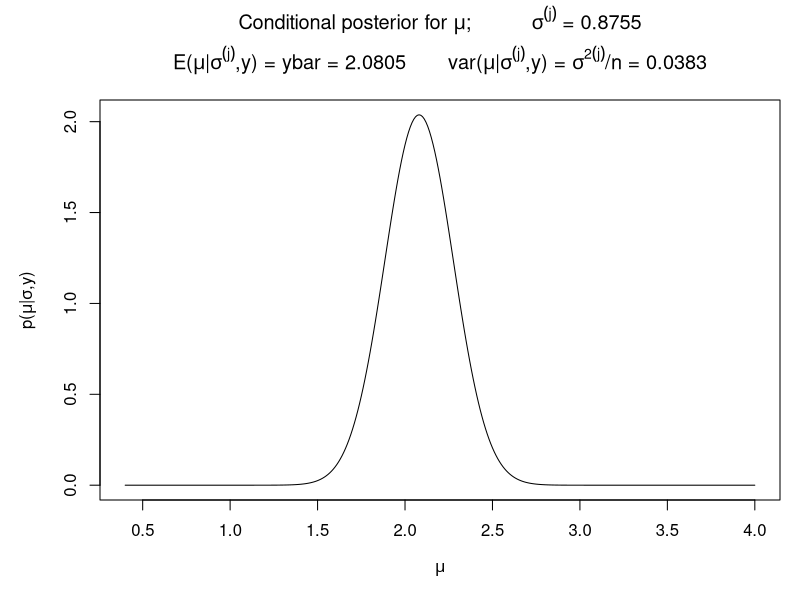
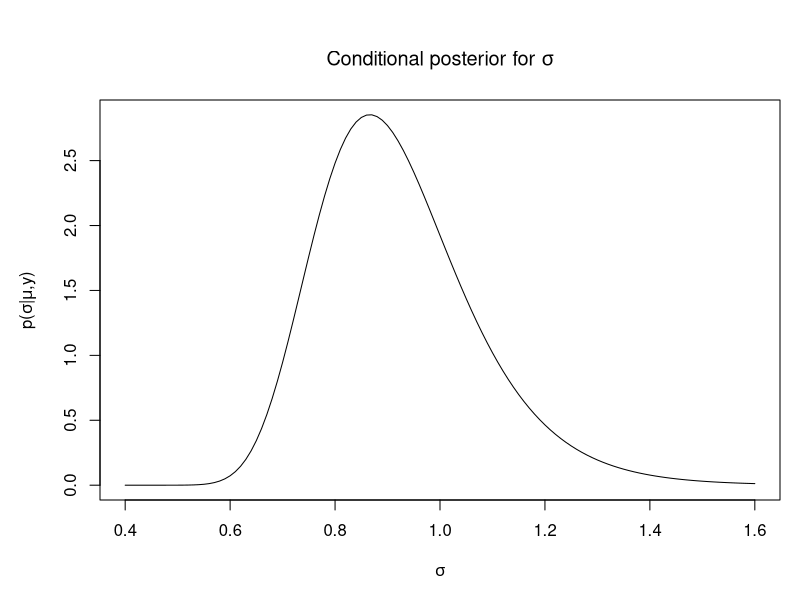
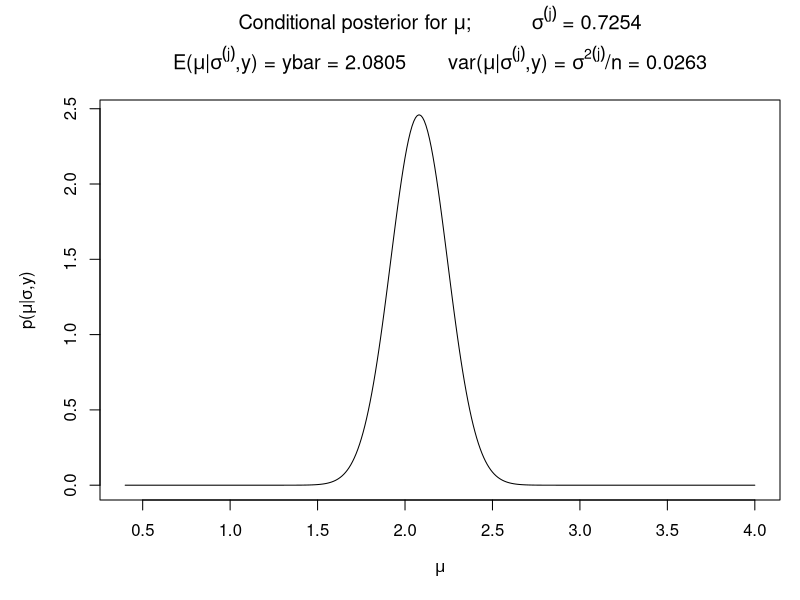
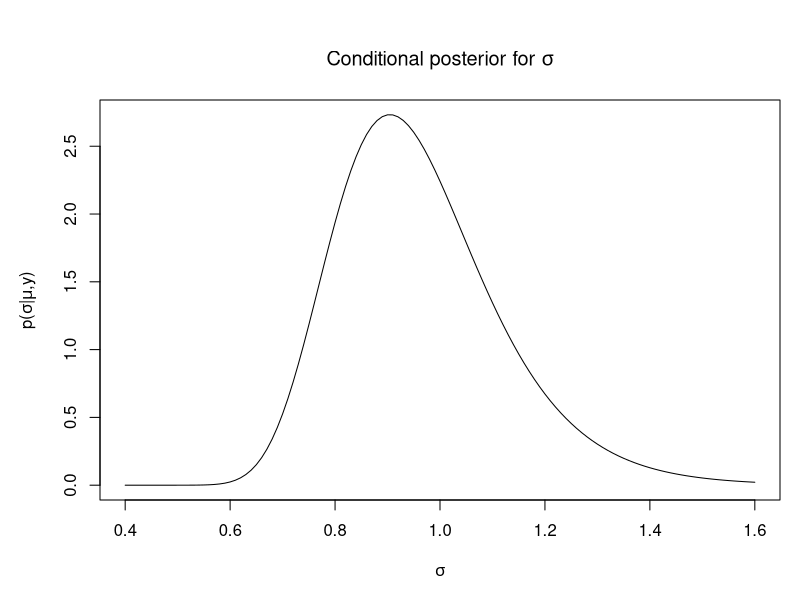
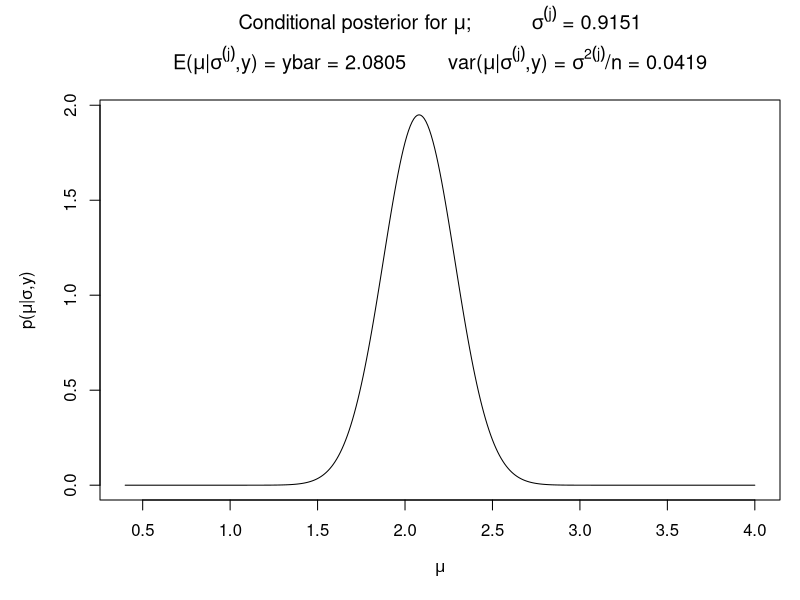
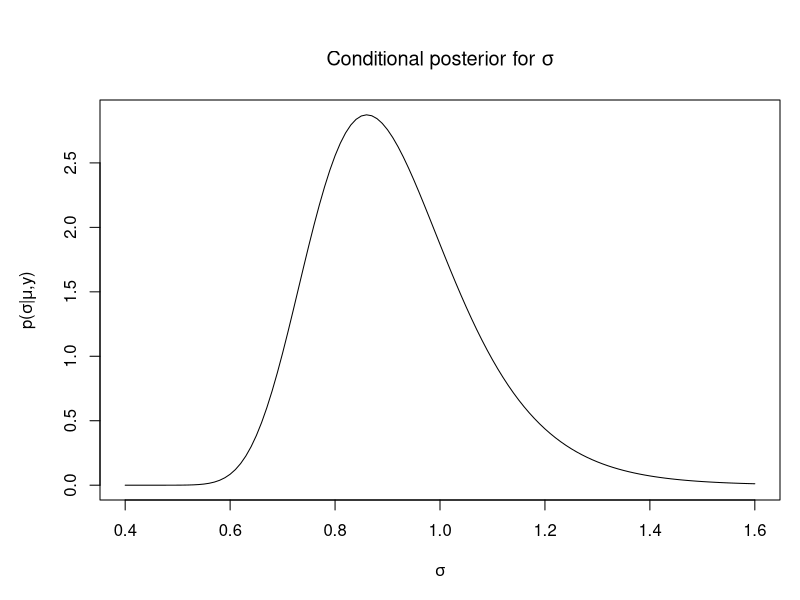
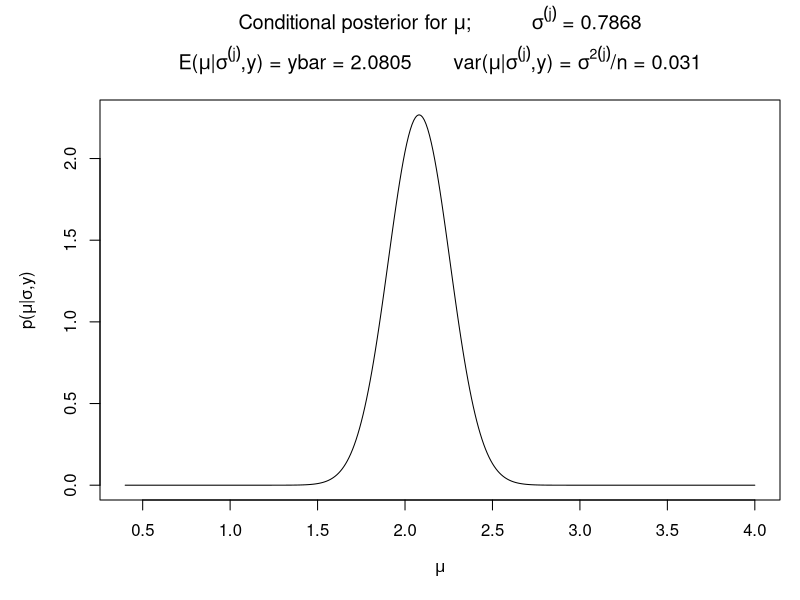
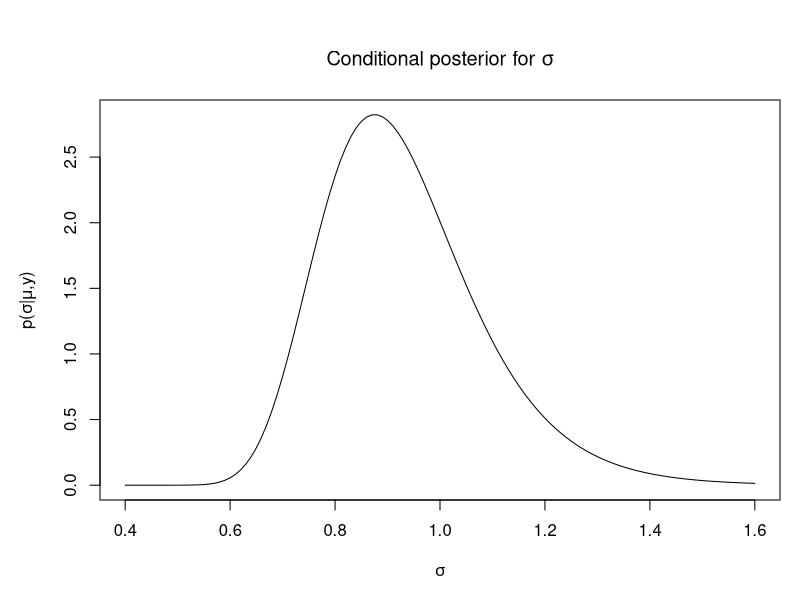

These charts were generated, in order, by the following R code:

####################################################################################
###
###  Simulation-based estimation of the marginal posteriors for
###  the unknown parameters:
###
###              mean = mu
###              standard deviation = sig
###
###  of a normal random variable, using Gibbs sampling
###
###  Comparison made with the analytical marginals (available in this case)
###  
####################################################################################


####################################################################################
###########     Procedures to be called in program below      ######################
###########    Need to be at the top of the program in R      ######################
####################################################################################



## Student t marginal posterior probability density function (pdf) of mu  ##


margmu = function(mu){
  
  t = (mu - ybar)/(sighat/sqrt(nobs))
  
  intcon = (gamma((1+df)/2)/(gamma(df/2)*sqrt(df*pi)))*(sighat/sqrt(nobs))^(-1)
  
  ## Remember that gamma(1/2) = sqrt(pi)   
  
  studt = intcon*(1+(1/df)*t^2)^(-(1+df)/2)
  
  return(studt)
  
}

## Inverted gamma marginal posterior probability density function (pdf) of sig ##

margsig = function(sig){
  
  intcon = (2/(gamma(df/2)))*(df*(sighat^2)/2)^(df/2)
  
  invgamma = intcon*(sig^(-(1+df)))*exp(-(df*sighat^2)/(2*sig^2))
  
  return(invgamma)
  
}


## Normal conditional posterior probability density function (pdf) of mu  ##

condmu = function(mu,varmu){
  
  z=(mu - ybar)/sqrt(varmu)
  
  cond_pdf=((2*pi*varmu)^(-1/2))*exp(-0.5*(z^2))
  
  return(cond_pdf)
  
}

## Inverted gamma conditional posterior probability density function (pdf) of sig  ##

conds = function(sig,a){
  
  intcon = (2/(gamma(nobs/2)))*(a/2)^(nobs/2)
  
  condfunc = intcon*(sig^(-(1+nobs)))*exp(-a/(2*sig^2))
  
  return(condfunc)
  
}


###########################################################
### Setting the grids for the marginal density plots
###########################################################

lmu=0.4
upmu=4.0
mugrid=0.01
nummu=round((upmu-lmu)/mugrid)


lsig=0.4
upsig=1.6
siggrid=0.01
numsig=round((upsig-lsig)/siggrid)




###########################################################
########       Generation of data = y               #######
###########################################################


true_mu = 2.0   ## True value of mu used in the data generating process (dgp)

true_sig = 1.0  ## True value of sig used in the data generating process (dgp)


## Setting the random number seed

set.seed(123458, kind = NULL, normal.kind = NULL)

## Number of observations

nobs=20
##nobs =200

y = true_mu + rnorm(nobs,0,1)*true_sig  ##  Check interpretation of 0

### print (y)

###########################################################
### Specification of sample statistics
###########################################################

ybar=mean(y)
sighat=sd(y)
df=nobs-1


###########################################################
###
###  Specification of the exact marginal posterior
###  Student t pdf for mu
###  based on the noninformative Jeffreys prior
###  with df = nobs -1  degrees of freedom
###
###  (E.g. Judge et al, 2nd ed. page 86, Eqn (5.4.4))
###
###########################################################


mu = seq(lmu,upmu,by=mugrid)

exactmu = margmu(mu)           ## Calling the procedure that specificies the marginal posterior pdf of mu

###########################################################
###
###  Specification of the exact marginal posterior
###  inverted gamma pdf for sigma
###  based on the noninformative Jeffreys prior
###  with df = nobs -1  degrees of freedon
###
###  (E.g. Judge et al, 2nd ed. page 86, Eqn (5.4.4))
###
###########################################################


sig = seq(lsig,upsig,by=siggrid)
exactsig = margsig(sig)         ## Calling the procedure that specificies marginal posterior pdf of sigma


############################################################
###
###  Generation of draws of mu and sigma via Gibbs sampling
###
############################################################

repl = 100      ## Number of Gibbs replications
##repl = 1000
##repl = 3000


muv = matrix(0,repl,1)    ## Dimensioning vector of mu draws ##  
sigv = matrix(0,repl,1)

con_density_mu = matrix(0,1,(nummu+1))     ## Dimensioning vector of ordinates of conditional pdf for mu
con_density_sig = matrix(0,1,(numsig+1))

cmu = matrix(0,1,(nummu+1))     ##  Dimensioning vector of grid values for mu
csig = matrix(0,1,(numsig+1))

stnmu = rnorm(repl,0,1)  ## Generating underlying normal random draws to be used in Gibbs algorithm

sigv[1,1] = true_sig  ## Play with this to check robustness of results to starting value of Gibbs algorithm 

for(j in 2:repl){
  
  ## Generation of mu via its known normal conditional
  
  meanmu = ybar
  
  sdmu = sigv[j-1]/sqrt(nobs)
  
  muv[j] = sdmu*stnmu[j] + meanmu
  
    
  ## Generation of sigma via its known inverted gamma conditional
  
  a = t(y-muv[j])%*%(y-muv[j])
  
  zvec = rnorm(nobs,0,1)
  
  chisq = t(zvec)%*%zvec
  
  sigv[j] = sqrt(a/chisq)
  
  ##  Update standard deviation of conditional density of mu
  
  sdmu = sigv[j]/sqrt(nobs)
  
  ## Evaluate the conditional density of mu
  
  con_density_mu = condmu(mu,(sdmu^2))
  
  ## Cummulate the normal conditionals
  
  cmu = cmu + con_density_mu
  
  ## Evaluate the conditional density of sigma
  
  con_density_sigma = conds(sig,a)
    
  ## Cummulate the inverted gamma conditionals
  
  csig = csig + con_density_sig
  
  ## Plot selected conditional posteriors of mu
  
  if(j==4){
    
    condmu4=con_density_mu
    layout(mat = matrix(c(1,1),1,1,byrow=TRUE), height = c(1), TRUE)
    par(mar=c(5,5,5,1))
    plot(mu,con_density_mu,lty=1,type='l',
         xlab=expression(mu),ylab=expression(paste("p(",mu,"|",sigma,",y)"))
    )
    title(bquote(paste("Conditional posterior for ",mu,";          ",sigma^{(j)}," = ",.(round(sigv[j],digits=4)))), line=4) 
    title(bquote(paste("E(",mu,"|",sigma^{(j)},",y) = ybar = ",.(round(ybar,digits=4)),"       ",
                       "var(",mu,"|",sigma^{(j)},",y) = ",sigma^{2(j)},"/n = ",.(round(sigv[j]^2/nobs,digits=4)))), line=2)
    
    
  }
  
  if(j==5){
    
    condmu5=con_density_mu
    layout(mat = matrix(c(1,1),1,1,byrow=TRUE), height = c(1), TRUE)
    par(mar=c(5,5,5,1))
    plot(mu,con_density_mu,lty=1,type='l',
         xlab=expression(mu),ylab=expression(paste("p(",mu,"|",sigma,",y)"))
    )
    title(bquote(paste("Conditional posterior for ",mu,";          ",sigma^{(j)}," = ",.(round(sigv[j],digits=4)))), line=4) 
    title(bquote(paste("E(",mu,"|",sigma^{(j)},",y) = ybar = ",.(round(ybar,digits=4)),"       ",
                       "var(",mu,"|",sigma^{(j)},",y) = ",sigma^{2(j)},"/n = ",.(round(sigv[j]^2/nobs,digits=4)))), line=2)
    
  }
  
  if(j==6){
    
    condmu6=con_density_mu
    layout(mat = matrix(c(1,1),1,1,byrow=TRUE), height = c(1), TRUE)
    par(mar=c(5,5,5,1))
    plot(mu,con_density_mu,lty=1,type='l',
         xlab=expression(mu),ylab=expression(paste("p(",mu,"|",sigma,",y)"))
    )
    title(bquote(paste("Conditional posterior for ",mu,";          ",sigma^{(j)}," = ",.(round(sigv[j],digits=4)))), line=4) 
    title(bquote(paste("E(",mu,"|",sigma^{(j)},",y) = ybar = ",.(round(ybar,digits=4)),"       ",
                       "var(",mu,"|",sigma^{(j)},",y) = ",sigma^{2(j)},"/n = ",.(round(sigv[j]^2/nobs,digits=4)))), line=2)
    
  }
  
  if(j==7){
    
    condmu7=con_density_mu
    layout(mat = matrix(c(1,1),1,1,byrow=TRUE), height = c(1), TRUE)
    par(mar=c(5,5,5,1))
    plot(mu,con_density_mu,lty=1,type='l',
         xlab=expression(mu),ylab=expression(paste("p(",mu,"|",sigma,",y)"))
    )
    title(bquote(paste("Conditional posterior for ",mu,";          ",sigma^{(j)}," = ",.(round(sigv[j],digits=4)))), line=4) 
    title(bquote(paste("E(",mu,"|",sigma^{(j)},",y) = ybar = ",.(round(ybar,digits=4)),"       ",
                       "var(",mu,"|",sigma^{(j)},",y) = ",sigma^{2(j)},"/n = ",.(round(sigv[j]^2/nobs,digits=4)))), line=2)
  }
  
  ## Plot selected conditional posteriors for sigma 
  
  if(j==4){
    
    layout(mat = matrix(c(1,1),1,1,byrow=TRUE), height = c(1), TRUE)
    par(mar=c(5,5,5,1))
    plot(sig,con_density_sigma,lty=1,type='l',
         xlab=expression(sigma),ylab=expression(paste("p(",sigma,"|",mu,",y)"))
    )
    title(bquote(paste("Conditional posterior for ",sigma)), line=2) 
    
  }
  
  if(j==5){
    
    layout(mat = matrix(c(1,1),1,1,byrow=TRUE), height = c(1), TRUE)
    par(mar=c(5,5,5,1))
    plot(sig,con_density_sigma,lty=1,type='l',
         xlab=expression(sigma),ylab=expression(paste("p(",sigma,"|",mu,",y)"))
    )
    title(bquote(paste("Conditional posterior for ",sigma)), line=2) 
    
  }
  
  if(j==6){
    
    layout(mat = matrix(c(1,1),1,1,byrow=TRUE), height = c(1), TRUE)
    par(mar=c(5,5,5,1))
    plot(sig,con_density_sigma,lty=1,type='l',
         xlab=expression(sigma),ylab=expression(paste("p(",sigma,"|",mu,",y)"))
    )
    title(bquote(paste("Conditional posterior for ",sigma)), line=2) 
    
  }
  
  if(j==7){
    
    layout(mat = matrix(c(1,1),1,1,byrow=TRUE), height = c(1), TRUE)
    par(mar=c(5,5,5,1))
    plot(sig,con_density_sigma,lty=1,type='l',
         xlab=expression(sigma),ylab=expression(paste("p(",sigma,"|",mu,",y)"))
    )
    title(bquote(paste("Conditional posterior for ",sigma)), line=2) 
    
  }
  
  
}



############################################################
###
###  Estimation of the marginal posterior pdf of mu 
###  as an average of the stored conditionals
###
############################################################

## only repped through 2:repl not 1:repl therefore (repl-1)
ave_con_density_mu = cmu/(repl-1)

## ave_con_density_sigma = csig/repl


## Remove the starting value of mu for demonstration of histogram-based estimate


muv_trunc = muv[2:nrow(muv)]


## Histogram of draws of mu

hist(muv_trunc,30,ylab="Percentage frequencies",xlab=expression(mu),
     main=expression(paste("Histogram of draws of ",mu)))

## Kernel density plot of the draws of mu

d=density(muv_trunc)
plot(d,main=expression(paste("Kernel density estimate of marginal of ",mu)),
     xlab=expression(mu),ylab=expression(paste("p(",mu,"|y)")),xlim=c(lmu,upmu))


############################################################################################
###
###  Plot of the selected conditional pdfs of mu against the average of all repl conditionals
###
############################################################################################



layout(mat = matrix(c(1,1),1,1,byrow=TRUE), height = c(1), TRUE)
par(mar=c(5,5,2,1))
plot(mu,ave_con_density_mu,lty=2,type='l',
     main=expression(paste("Conditional posteriors for ",mu," and average of all 100 conditionals")),
     xlab=expression(mu),ylab=expression(paste("p(",mu,"|",sigma,",y)")),
     ylim=c(min(condmu4,condmu5,condmu6,condmu7,ave_con_density_mu),
            max(condmu4,condmu5,condmu6,condmu7,ave_con_density_mu)))
lines(mu,condmu4,type='l',lty=3)
lines(mu,condmu5,type='l',lty=4)
lines(mu,condmu6,type='l',lty=5)
lines(mu,condmu7,type='l',lty=6)
legend(2.6, max(condmu4,condmu5,condmu6,condmu7,ave_con_density_mu), c("Conditional 1","Conditional 2","Conditional 3","Conditional 4","Average of conditionals"),
       lty = c(3,4,5,6,2),  merge = TRUE,cex=0.8)



################################################################################################################
###
###  Plot of the estimated marginal pdf (average of all repl conditionals) of mu against the exact marginal pdf
###
################################################################################################################

## mu

layout(mat = matrix(c(1,1),1,1,byrow=TRUE), height = c(1), TRUE)
par(mar=c(5,5,2,1))
plot(mu,ave_con_density_mu,lty=2,type='l',main=expression(paste("Average of all 100 conditionals & exact marginal posterior for ",mu)),xlab=expression(mu),ylab=expression(paste("p(",mu,"|y)")),
     ylim=c(min(ave_con_density_mu,exactmu),max(ave_con_density_mu,exactmu)))
lines(mu,exactmu,type='l',lty=1)
legend(2.6, max(ave_con_density_mu,exactmu), c("Average of all conditionals", "Exact marginal"),
       lty = c(2, 1),  merge = TRUE,cex=0.8)




